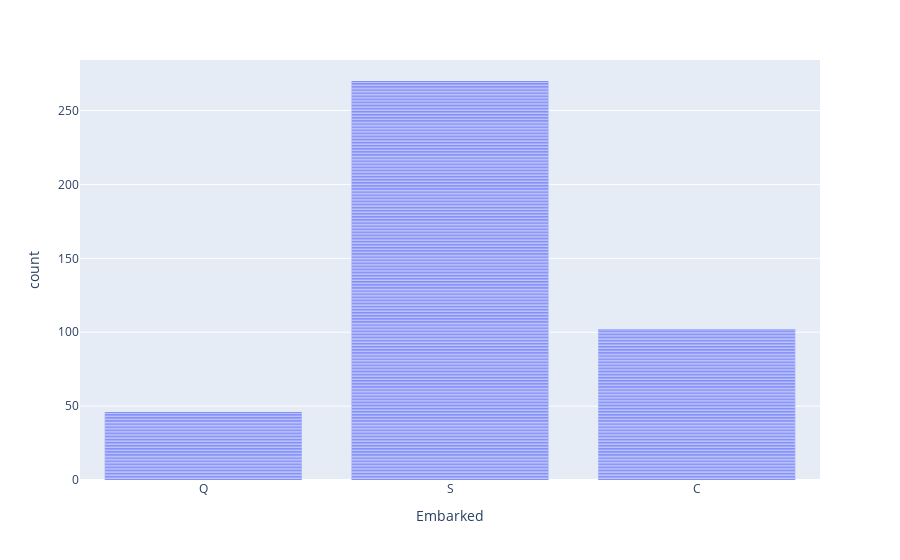

Here is the notebook cell this chart was saved with:
### Code cell
px.bar(df, 'Embarked')

### Figure 1 — Plotly figure (JSON) as saved in the notebook; plotly's stock layout.template omitted (floating-point values rounded to 4 significant figures; data arrays with more than 128 entries replaced by an {"elided": "..."} marker saying what was removed)
{"data": [{"alignmentgroup": "True", "hovertemplate": "Embarked=%{x}<br>count=%{y}<extra></extra>", "legendgroup": "", "marker": {"color": "#636efa", "pattern": {"shape": ""}}, "name": "", "offsetgroup": "", "orientation": "v", "showlegend": false, "textposition": "auto", "type": "bar", "x": {"elided": "418 str values"}, "xaxis": "x", "y": {"elided": "418 int values"}, "yaxis": "y"}], "layout": {"barmode": "relative", "legend": {"tracegroupgap": 0}, "margin": {"t": 60}, "xaxis": {"anchor": "y", "domain": [0, 1], "title": {"text": "Embarked"}}, "yaxis": {"anchor": "x", "domain": [0, 1], "title": {"text": "count"}}}}
